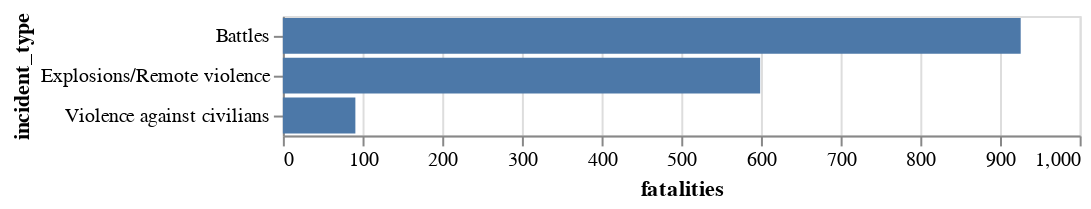

Source (notebook cell):
### Code cell
alt.Chart(fatalities_grouped).mark_bar().encode(y="incident_type", x="fatalities")

### Figure 1 — Vega-Lite specification as saved in the notebook (floating-point values rounded to 4 significant figures)
{"config": {"view": {"continuousWidth": 400, "continuousHeight": 300}}, "data": {"name": "data-8eb8cdf2e00aa75e44ca3e8c6cb944f2"}, "mark": "bar", "encoding": {"x": {"field": "fatalities", "type": "quantitative"}, "y": {"field": "incident_type", "type": "nominal"}}, "$schema": "https://vega.github.io/schema/vega-lite/v4.17.0.json", "datasets": {"data-8eb8cdf2e00aa75e44ca3e8c6cb944f2": [{"incident_type": "Battles", "fatalities": 926.0}, {"incident_type": "Explosions/Remote violence", "fatalities": 599.0}, {"incident_type": "Violence against civilians", "fatalities": 91.0}]}}
